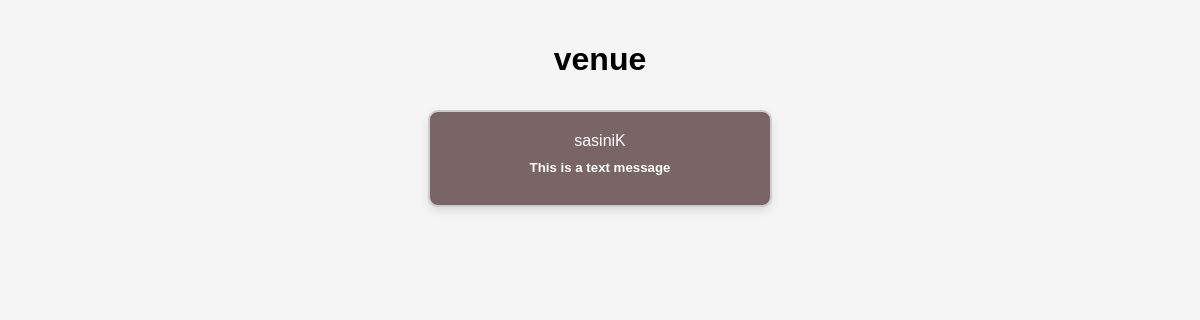
The app's page /Pages/venue-p/displayBoxes.php, older data.
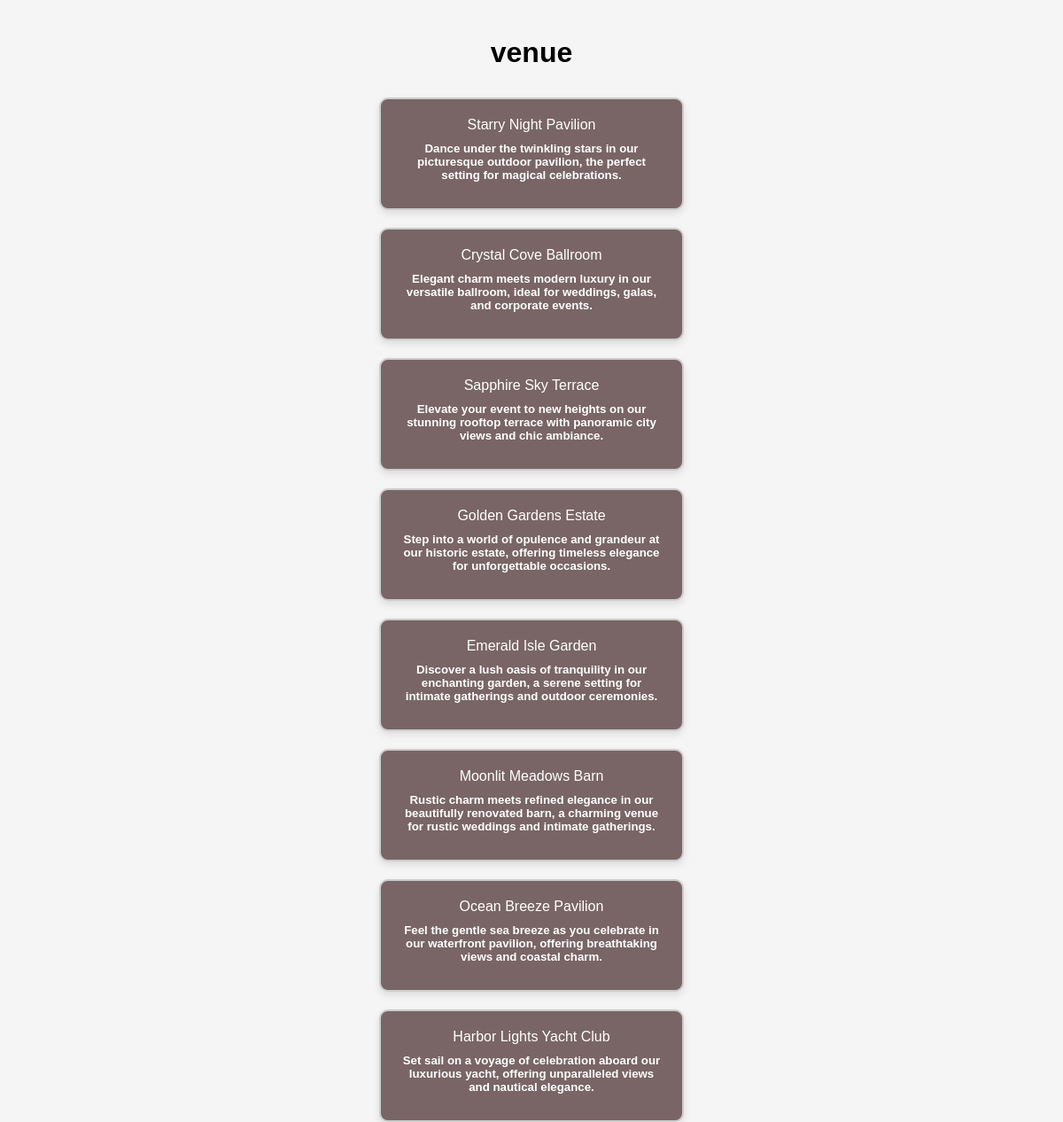
The same page, newer data.
### tables this page shows
CREATE TABLE IF NOT EXISTS `venue` (
    `id` INT(100) NOT NULL AUTO_INCREMENT,
    `admin_id` INT(100) NOT NULL,
    `name` VARCHAR(50) NOT NULL,
    `description` VARCHAR(1000) NOT NULL,
    PRIMARY KEY (`id`),
    FOREIGN KEY (`admin_id`) REFERENCES `admin` (`id`)
);

### Pages/venue-p/displayBoxes.php (the view, shortened to what this page needs)
<?php
include('../../Include/connectin.php');
$sql = "SELECT * FROM venue";
$result = $conn->query($sql);
?>
<!DOCTYPE html>
<html lang="en">
<head>
  <link rel="stylesheet" href="https://cdnjs.cloudflare.com/ajax/libs/font-awesome/5.15.3/css/all.min.css">
</head>
<body>
  <h1>venue</h1>
<?php if ($result->num_rows > 0): ?>
  <?php while ($row = $result->fetch_assoc()): ?>
    <div class="database-box" onclick="saveAndRedirect(<?= $row['id'] ?>)">
      <?= $row['name'] ?>
        <h5><?= $row['description'] ?></h5>
    </div>
  <?php endwhile; ?>
<?php endif; ?>
</body>
</html>

Row changes from the older to the newer data that the page shows:
removed venue: name "sasiniK", description "This is a text message"
added venue: name "Starry Night Pavilion", description "Dance under the twinkling stars in our picturesque outdoor pavilion, the perfect setting for magical celebrations."
added venue: name "Crystal Cove Ballroom", description "Elegant charm meets modern luxury in our versatile ballroom, ideal for weddings, galas, and corporate events."
added venue: name "Sapphire Sky Terrace", description "Elevate your event to new heights on our stunning rooftop terrace with panoramic city views and chic ambiance."
added venue: name "Golden Gardens Estate", description "Step into a world of opulence and grandeur at our historic estate, offering timeless elegance for unforgettable occasions."
added venue: name "Emerald Isle Garden", description "Discover a lush oasis of tranquility in our enchanting garden, a serene setting for intimate gatherings and outdoor ceremonies."
added venue: name "Moonlit Meadows Barn", description "Rustic charm meets refined elegance in our beautifully renovated barn, a charming venue for rustic weddings and intimate gatherings."
added venue: name "Ocean Breeze Pavilion", description "Feel the gentle sea breeze as you celebrate in our waterfront pavilion, offering breathtaking views and coastal charm."
added venue: name "Harbor Lights Yacht Club", description "Set sail on a voyage of celebration aboard our luxurious yacht, offering unparalleled views and nautical elegance."
